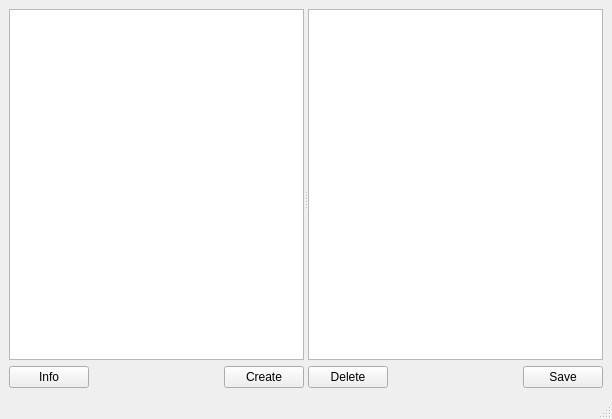
<?xml version="1.0" encoding="UTF-8"?>
<ui version="4.0">
 <class>MainWindow</class>
 <widget class="QMainWindow" name="MainWindow">
  <property name="geometry">
   <rect>
    <x>0</x>
    <y>0</y>
    <width>612</width>
    <height>419</height>
   </rect>
  </property>
  <property name="windowTitle">
   <string>MainWindow</string>
  </property>
  <widget class="QWidget" name="centralwidget">
   <property name="sizePolicy">
    <sizepolicy hsizetype="Preferred" vsizetype="Preferred">
     <horstretch>0</horstretch>
     <verstretch>0</verstretch>
    </sizepolicy>
   </property>
   <property name="layoutDirection">
    <enum>Qt::LeftToRight</enum>
   </property>
   <layout class="QGridLayout" name="gridLayout" rowstretch="0" columnstretch="0">
    <item row="0" column="0">
     <widget class="QSplitter" name="splitter">
      <property name="orientation">
       <enum>Qt::Horizontal</enum>
      </property>
      <widget class="QWidget" name="">
       <layout class="QVBoxLayout" name="verticalLayout" stretch="1,0">
        <item>
         <widget class="QListView" name="listView"/>
        </item>
        <item>
         <layout class="QHBoxLayout" name="horizontalLayout">
          <item>
           <widget class="QPushButton" name="infoBtn">
            <property name="text">
             <string>Info</string>
            </property>
           </widget>
          </item>
          <item>
           <spacer name="horizontalSpacer">
            <property name="orientation">
             <enum>Qt::Horizontal</enum>
            </property>
            <property name="sizeHint" stdset="0">
             <size>
              <width>40</width>
              <height>20</height>
             </size>
            </property>
           </spacer>
          </item>
          <item>
           <widget class="QPushButton" name="createBtn">
            <property name="text">
             <string>Create</string>
            </property>
           </widget>
          </item>
         </layout>
        </item>
       </layout>
      </widget>
      <widget class="QWidget" name="">
       <layout class="QVBoxLayout" name="verticalLayout_2" stretch="1,0">
        <item>
         <widget class="QTextEdit" name="textEdit"/>
        </item>
        <item>
         <layout class="QHBoxLayout" name="horizontalLayout_2">
          <item>
           <widget class="QPushButton" name="deleteBtn">
            <property name="text">
             <string>Delete</string>
            </property>
           </widget>
          </item>
          <item>
           <spacer name="horizontalSpacer_2">
            <property name="orientation">
             <enum>Qt::Horizontal</enum>
            </property>
            <property name="sizeHint" stdset="0">
             <size>
              <width>40</width>
              <height>20</height>
             </size>
            </property>
           </spacer>
          </item>
          <item>
           <widget class="QPushButton" name="saveBtn">
            <property name="text">
             <string>Save</string>
            </property>
           </widget>
          </item>
         </layout>
        </item>
       </layout>
      </widget>
     </widget>
    </item>
   </layout>
  </widget>
  <widget class="QStatusBar" name="statusbar"/>
 </widget>
 <resources/>
 <connections>
  <connection>
   <sender>infoBtn</sender>
   <signal>clicked()</signal>
   <receiver>MainWindow</receiver>
   <slot>showInfo()</slot>
   <hints>
    <hint type="sourcelabel">
     <x>65</x>
     <y>377</y>
    </hint>
    <hint type="destinationlabel">
     <x>117</x>
     <y>393</y>
    </hint>
   </hints>
  </connection>
  <connection>
   <sender>listView</sender>
   <signal>activated(QModelIndex)</signal>
   <receiver>MainWindow</receiver>
   <slot>onNoteSelected(QModelIndex)</slot>
   <hints>
    <hint type="sourcelabel">
     <x>165</x>
     <y>118</y>
    </hint>
    <hint type="destinationlabel">
     <x>398</x>
     <y>394</y>
    </hint>
   </hints>
  </connection>
  <connection>
   <sender>listView</sender>
   <signal>clicked(QModelIndex)</signal>
   <receiver>MainWindow</receiver>
   <slot>onNoteSelected(QModelIndex)</slot>
   <hints>
    <hint type="sourcelabel">
     <x>191</x>
     <y>163</y>
    </hint>
    <hint type="destinationlabel">
     <x>258</x>
     <y>4</y>
    </hint>
   </hints>
  </connection>
 </connections>
 <slots>
  <slot>showInfo()</slot>
  <slot>onNoteSelected(QModelIndex)</slot>
 </slots>
</ui>
